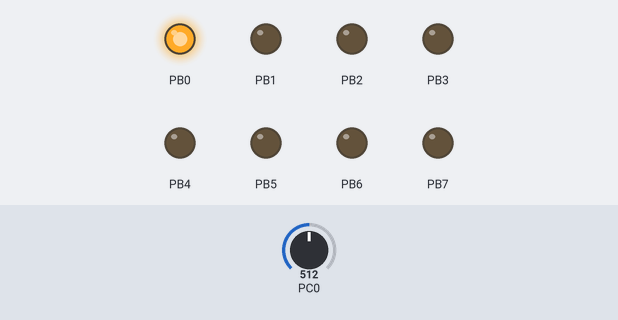
A program run on a simulated ATmega328P, built with avr-gcc and emulated at 1.6 MHz (the files do not name the chip). On the bench: output pins drawn as LEDs (lit = HIGH). The test bench sets the inputs (shaded band); at power-on: PC0 = 512.

Above: at 1.2 s.
1.3 s: PC0 set to 174
2.8 s: PC0 set to 145
At 3.6 s:
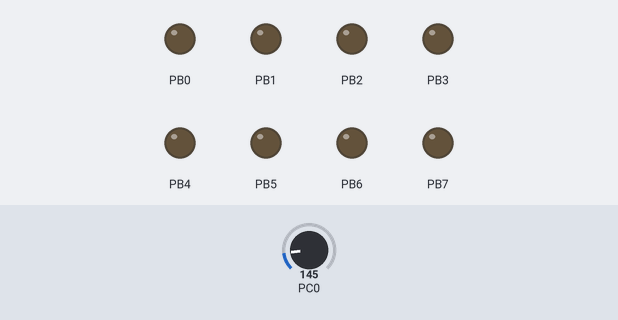
4.3 s: PC0 set to 306
At 4.6 s:
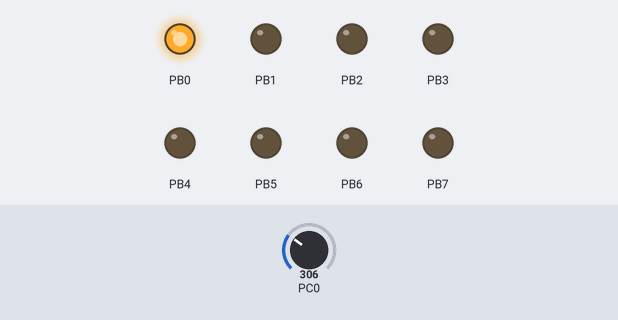
5.8 s: PC0 set to 122
At 7.0 s:
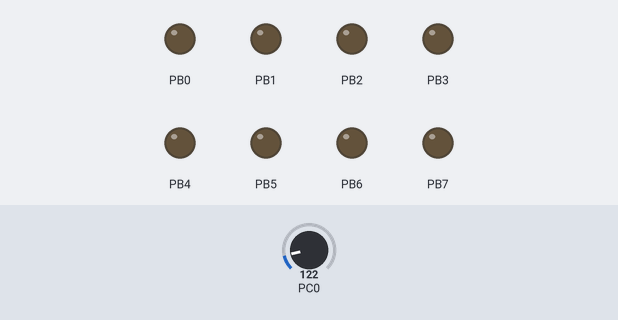
Timing chart, 0 to 8.3 s (numbered marks = the images above; inputs shaded):
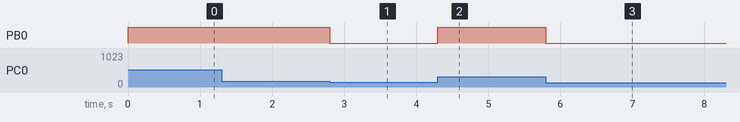

Measured:
- the behaviour switches between 163 and 162 on PC0 (found by bisection; images 0 and 1)
- after the input at 1.3 s, every drawn part: stays the same
- after the input at 2.8 s, PB0: HIGH → LOW at once
- after the input at 4.3 s, PB0: LOW → HIGH at once
- after the input at 5.8 s, PB0: HIGH → LOW at once

The program:

main.c
```c
#ifndef F_CPU
#define F_CPU 1600000UL
#endif
#include <avr/io.h>
#include <util/delay.h>

#include <stdlib.h>
void adc_init()
{
	// AREF = AVcc
	ADMUX = (1<<REFS0);
	// ADC Enable and prescaler of 128

	ADCSRA = (1<<ADEN)|(1<<ADPS2)|(1<<ADPS1)|(1<<ADPS0);
}
// read adc value
uint16_t adc_read(uint8_t ch)
{
	// select the corresponding channel 0~7

	ch &= 0b00000111;  // AND operation with 7
	ADMUX = (ADMUX & 0xF8)|ch;
	// start single conversion
	// write '1' to ADSC
	ADCSRA |= (1<<ADSC);

	// wait for conversion to complete
	// ADSC becomes '0' again
	while(ADCSRA & (1<<ADSC));
	return (ADC);
}

int main()
{
	DDRB=0xff;
	uint16_t adc_result0;
	int temp;


	// initialize adc
	adc_init();


	while(1)
	{
		adc_result0 = adc_read(0);      // read adc value at PA0

		temp=adc_result0/2.01;


		if(temp>=80)
		{
			PORTB=(1<<PINB0);

		}
		if (temp<=80)
		{

			PORTB=(0<<PINB0);

		}
	}
}
```
